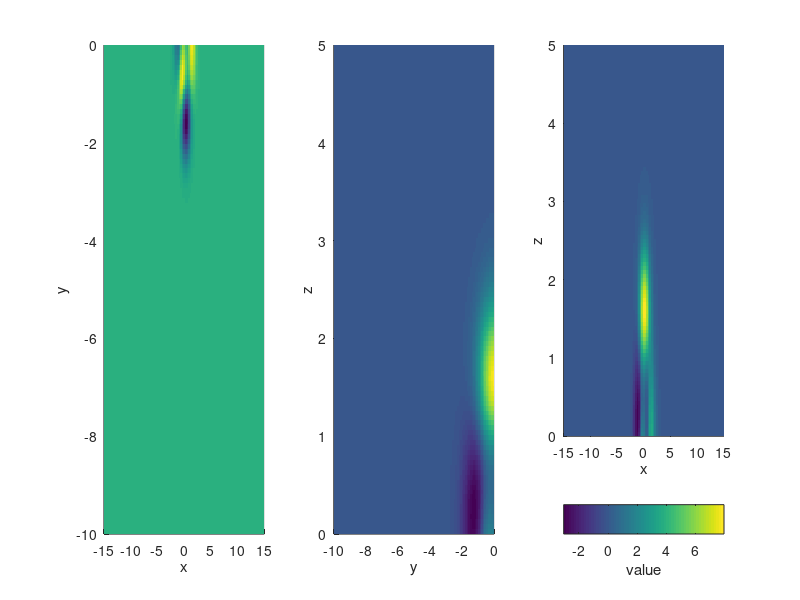

Here is the MATLAB script that generated this plot: (Note: this script raises an error after producing the figure.)
close all;
clear all;

x = linspace(-15,15);
y = linspace(-10,0);
z = linspace(0,5);
[X1,Y1] = meshgrid(x,y);
[X2,Y2] = meshgrid(y,z);
[X3,Y3] = meshgrid(x,z);

Z1 = peaks(X1,Y1);
Z2 = peaks(X2,Y2);
Z3 = peaks(X3,Y3);

%A5	148 x 210 mm
w_fig_cm = 21.0;
h_fig_cm = 14.8;
fig = figure('Units', 'centimeters', 'position', [0, 0, w_fig_cm, h_fig_cm]);
%set(params.figure_handle, 'Units', 'centimeters', 'position', [0, 0, w_fig_cm, h_fig_cm]);
%drawnow();

%subplot('Position', positionVector1);
subplot(1,3,1);
surf(X1,Y1,Z1);
handle1 = gca();
xlabel('x'); ylabel('y');
view(2); shading flat;

subplot(1,3,2);
%subplot('Position', positionVector2);
surf(X2,Y2,Z2);
handle2 = gca();
xlabel('y'); ylabel('z');
view(2); shading flat;

subplot(1,3,3);
%subplot('Position', positionVector3);
surf(X3,Y3,Z3);
handle3 = gca();
xlabel('x'); ylabel('z');
view(2); shading flat;

handle_colorbar = colorbar('southoutside');
xlabel(handle_colorbar, 'value');
Zall = [Z1(:);Z2(:);Z3(:)];
caxis(handle1, getRange(Zall));
caxis(handle2, getRange(Zall));
caxis(handle3, getRange(Zall));

params = struct();

params.figure_handle = fig;
params.w_fig_cm = w_fig_cm;
params.h_fig_cm = h_fig_cm;

params.handle_colorbar = handle_colorbar;

params.plot_1.handle = handle1;
params.plot_1.X = [-5,5];
params.plot_1.Y = [-5,0];
params.plot_1.anchor_data = [0, 0]; %[mean(getRange(X1)), mean(getRange(Y1))];
params.plot_1.anchor_window = [0, 0.5];
params.plot_1.relative_data_coordinates = false;
params.plot_1.forced_limit = 'auto';

params.plot_2.handle = handle2;
params.plot_2.X = X2;
params.plot_2.Y = Y2;
params.plot_2.anchor_data = [0, 0];
params.plot_2.anchor_window = [0, 0];
params.plot_2.relative_data_coordinates = false;
params.plot_2.forced_limit = 'x';

params.plot_3.handle = handle3;
params.plot_3.X = X3;
params.plot_3.Y = Y3;
params.plot_3.anchor_data = [0, 0];
params.plot_3.anchor_window = [0, 0];
params.plot_3.relative_data_coordinates = false;
params.plot_3.forced_limit = 'x';

surf_triplet(params);
